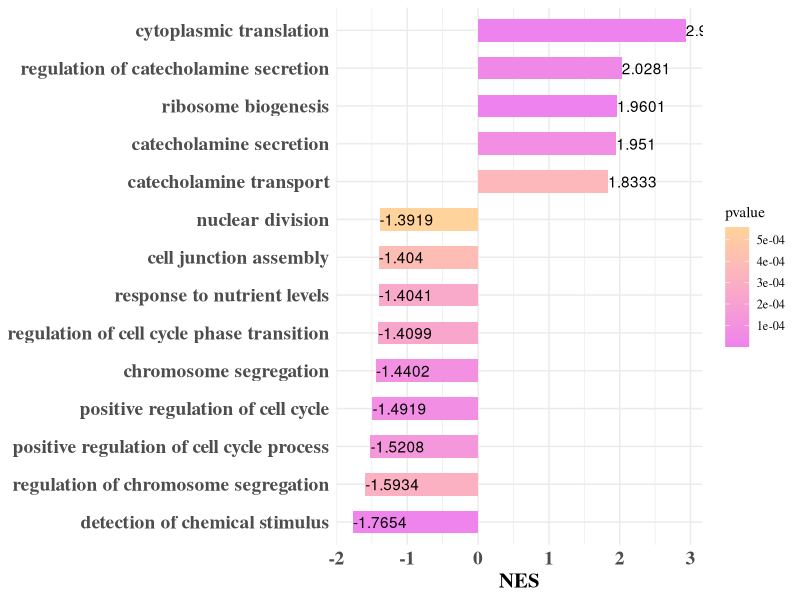

The R source for this figure:
library(ggplot2)
df = read.table("./GOBP_GSEA_barplot.txt", header=T, sep="\t")
df$NES = round(df$NES, 4)
ggplot(df, aes(x=NES, y=reorder(Description, NES), fill=pvalue))+
geom_bar(stat='identity', width=0.6)+
scale_fill_gradient(low="#EE82EE", high="#FFD39B")+
theme_minimal()+geom_text(aes(label=NES), hjust=0)+
theme(text=element_text(family="Times"), axis.text.x=element_text(face="bold", size=14), axis.text.y=element_text(face="bold", size=14), axis.title.y=element_blank(), axis.title.x=element_text(face="bold", size=15))



